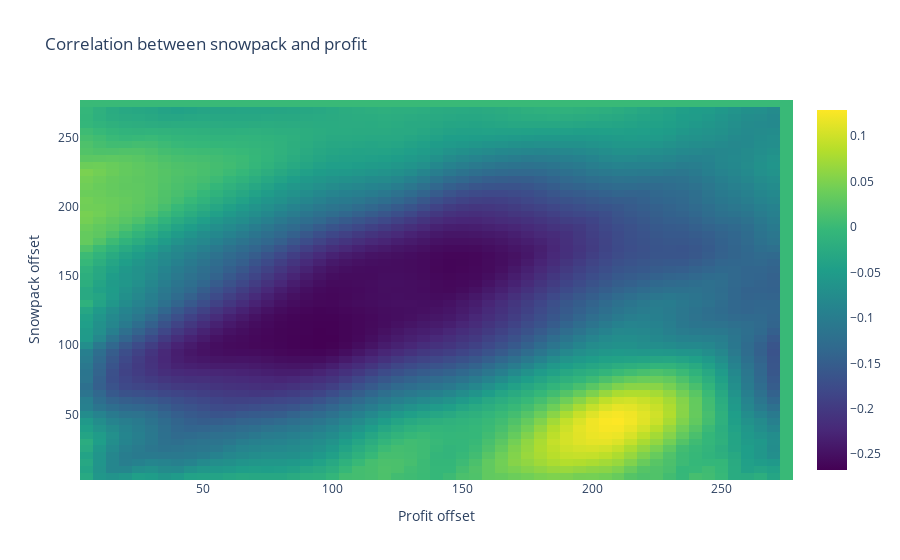

The cell this chart's notebook holds for it:
### Code cell
top_interval = -1
top_corr = 0
top_delta = -1
# create heatmap of correlation between delta_nice and profit
# create numpy array of zeros
heatmap = np.zeros((55, 55))
for i in range(5, 275, 5):
  for d in range(5, 275, 5):
    df['profit'] = df['MTN'].diff(i)
    df['delta_snowpack'] = df.snowpack.diff(d)
    # calculate correlation between delta_nice and profit
    corr = df.delta_snowpack.corr(df.profit)
    heatmap[i // 5 - 1][d // 5 - 1] = corr
    if abs(corr) > abs(top_corr):
      top_corr = corr
      top_interval = i
      top_delta = d
(top_interval, top_delta, top_corr)
# plot heatmap
fig = go.Figure(data=go.Heatmap(
                    z=heatmap,
                    x=np.arange(5, 275, 5), # profit offset
                    y=np.arange(5, 275, 5), # delta_nice offset
                    colorscale='Viridis')
                    )
fig.update_layout(title='Correlation between snowpack and profit', xaxis_title='Profit offset', yaxis_title='Snowpack offset')
fig.show()

### Figure 1 — Plotly figure (JSON) as saved in the notebook; plotly's stock layout.template omitted (floating-point values rounded to 4 significant figures; data arrays with more than 128 entries replaced by an {"elided": "..."} marker saying what was removed)
{"data": [{"colorscale": [[0, "#440154"], [0.1111, "#482878"], [0.2222, "#3e4989"], [0.3333, "#31688e"], [0.4444, "#26828e"], [0.5556, "#1f9e89"], [0.6667, "#35b779"], [0.7778, "#6ece58"], [0.8889, "#b5de2b"], [1, "#fde725"]], "type": "heatmap", "x": [5, 10, 15, 20, 25, 30, 35, 40, 45, 50, 55, 60, 65, 70, 75, 80, 85, 90, 95, 100, 105, 110, 115, 120, 125, 130, 135, 140, 145, 150, 155, 160, 165, 170, 175, 180, 185, 190, 195, 200, 205, 210, 215, 220, 225, 230, 235, 240, 245, 250, 255, 260, 265, 270], "y": [5, 10, 15, 20, 25, 30, 35, 40, 45, 50, 55, 60, 65, 70, 75, 80, 85, 90, 95, 100, 105, 110, 115, 120, 125, 130, 135, 140, 145, 150, 155, 160, 165, 170, 175, 180, 185, 190, 195, 200, 205, 210, 215, 220, 225, 230, 235, 240, 245, 250, 255, 260, 265, 270], "z": {"elided": "55x55 float values"}}], "layout": {"title": {"text": "Correlation between snowpack and profit"}, "xaxis": {"title": {"text": "Profit offset"}}, "yaxis": {"title": {"text": "Snowpack offset"}}}}
